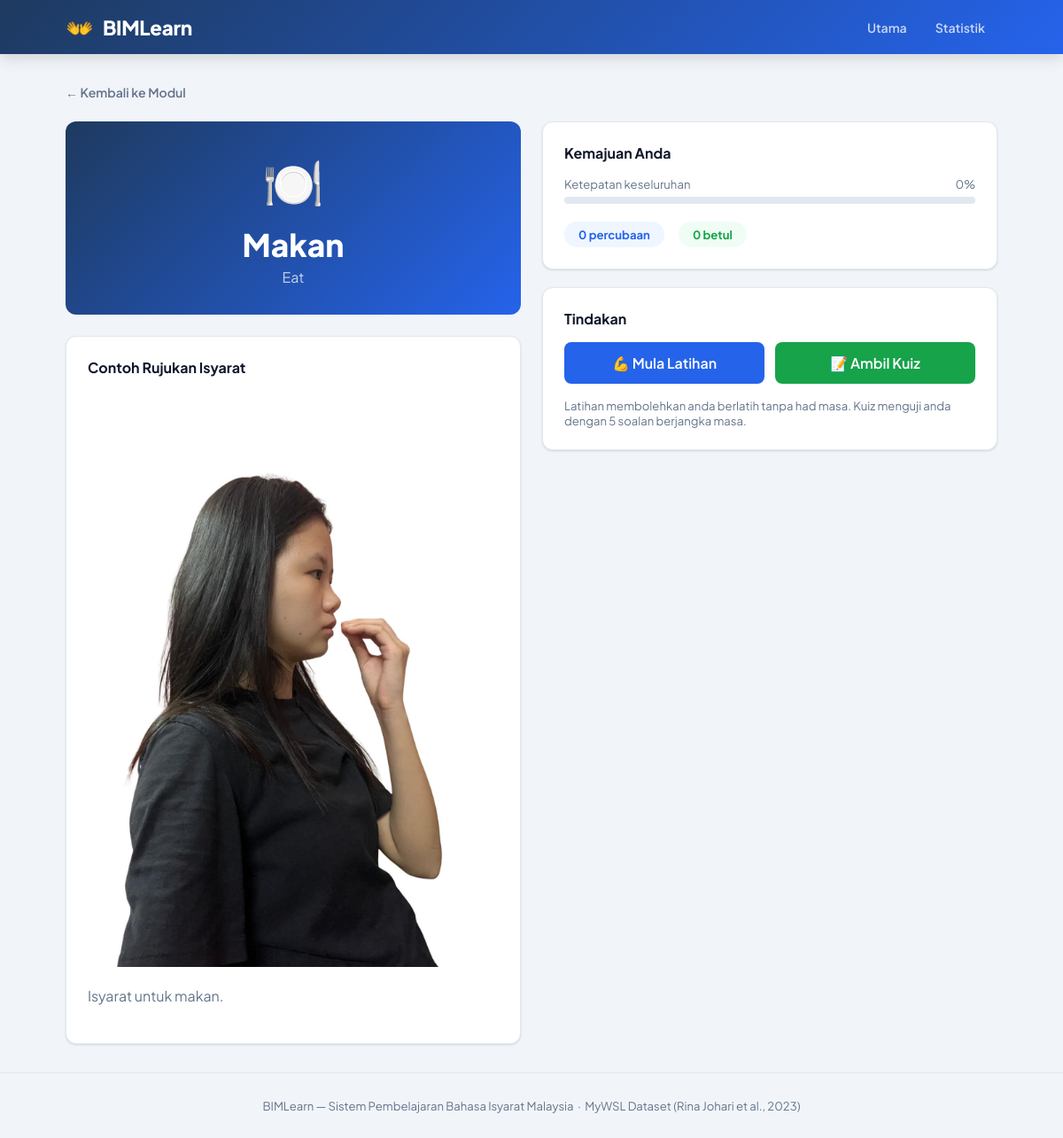
The page /module/makan on the database its author committed.
### models.py (models this page shows, shortened)
class Word(db.Model):
    __tablename__ = "words"
    id          = db.Column(db.Integer, primary_key=True)
    slug        = db.Column(db.String(32), unique=True, nullable=False)  # "makan"
    label_ms    = db.Column(db.String(64), nullable=False)               # "Makan"
    label_en    = db.Column(db.String(64), nullable=False)               # "Eat"
    emoji       = db.Column(db.String(8),  nullable=False)
    description = db.Column(db.Text, default="")
    progress    = db.relationship("ModuleProgress",  back_populates="word", uselist=False)
    practices   = db.relationship("PracticeAttempt", back_populates="word")
    quiz_items  = db.relationship("QuizAttempt",     back_populates="target_word")

class ModuleProgress(db.Model):
    __tablename__ = "module_progress"
    id           = db.Column(db.Integer, primary_key=True)
    word_id      = db.Column(db.Integer, db.ForeignKey("words.id"), unique=True, nullable=False)
    progress_pct = db.Column(db.Float,   default=0.0)      # 0–100
    attempts     = db.Column(db.Integer, default=0)
    correct      = db.Column(db.Integer, default=0)
    last_seen    = db.Column(db.DateTime, nullable=True)
    word         = db.relationship("Word", back_populates="progress")

### app.py (the view)
    @app.route("/module/<slug>")
    def module(slug):
        word = Word.query.filter_by(slug=slug).first_or_404()
        return render_template("module.html", word=word)

### templates/module.html (shortened to what this page needs)
{% extends "base.html" %}
{% block content %}
<a class="back-link" href="/">← Kembali ke Modul</a>
{% set prog = word.progress %}
{% set pct  = prog.progress_pct if prog else 0 %}
<div class="module-layout">
  <div>
    <div class="word-hero">
      <div class="emoji">{{ word.emoji }}</div>
      <h1>{{ word.label_ms }}</h1>
      <div class="en">{{ word.label_en }}</div>
    </div>
    <div class="card">
      <div style="font-weight:700;margin-bottom:12px;">Contoh Rujukan Isyarat</div>
      <img src="/static/signs/{{ word.slug }}.jpg"
      class="ref-img" alt="{{ word.label_ms }}">
      <div class="desc-box">{{ word.description }}</div>
    </div>
  </div>
  <div>
    <div class="card" style="margin-bottom:20px;">
      <div style="font-weight:700;margin-bottom:16px;">Kemajuan Anda</div>
      <div style="display:flex;justify-content:space-between;font-size:.82rem;color:var(--muted);margin-bottom:6px;">
        <span>Ketepatan keseluruhan</span><span>{{ pct|int }}%</span>
      </div>
      <div class="progress-track" style="margin-bottom:20px;">
      </div>
      <div class="stat-row">
        <div class="stat-pill">{{ (prog.attempts if prog else 0) }} percubaan</div>
        <div class="stat-pill green">{{ (prog.correct if prog else 0) }} betul</div>
      </div>
    </div>
    <div class="card">
      <div style="font-weight:700;margin-bottom:16px;">Tindakan</div>
      <div class="action-row">
        <a class="btn btn-blue btn-lg" href="/practice/{{ word.slug }}">
          💪 Mula Latihan
        </a>
        <a class="btn btn-green btn-lg" href="/quiz/{{ word.slug }}">
          📝 Ambil Kuiz
        </a>
      </div>
      <p style="margin-top:16px;font-size:.82rem;color:var(--muted);">
        Latihan membolehkan anda berlatih tanpa had masa.
        Kuiz menguji anda dengan 5 soalan berjangka masa.
      </p>
    </div>
  </div>
</div>
{% endblock %}

### templates/base.html (style rules this page uses)
*, *::before, *::after { box-sizing: border-box; margin: 0; padding: 0; }
:root { --blue: #2563eb; --blue-d: #1d4ed8; --blue-l: #eff6ff; --green: #16a34a; --green-l: #f0fdf4; --red: #dc2626; --red-l: #fef2f2; --amber: #d97706; --amber-l: #fffbeb; --bg: #f1f5f9; --white: #ffffff; --border: #e2e8f0; --text: #0f172a; --muted: #64748b; --radius: 12px; --shadow: 0 1px 3px rgba(0,0,0,.08), 0 1px 2px rgba(0,0,0,.06); --shadow-md: 0 4px 12px rgba(0,0,0,.08); }
body { font-family: 'Plus Jakarta Sans', sans-serif; background: var(--bg); color: var(--text); min-height: 100vh; display: flex; flex-direction: column; }
.card { background: var(--white); border-radius: var(--radius); border: 1px solid var(--border); box-shadow: var(--shadow); padding: 24px; }
.btn { display: inline-flex; align-items: center; justify-content: center; gap: 6px; padding: 9px 20px; border-radius: 8px; font-family: inherit; font-size: .9rem; font-weight: 600; cursor: pointer; border: none; text-decoration: none; transition: filter .15s, transform .1s; }
.btn-blue { background: var(--blue); color: #fff; }
.btn-green { background: var(--green); color: #fff; }
.btn-lg { padding: 13px 28px; font-size: 1rem; }
.progress-track { height: 8px; background: var(--border); border-radius: 99px; overflow: hidden; }

### rows shown on the page
Word: emoji "🍽️", label_ms "Makan", label_en "Eat", slug (picture), description "Isyarat untuk makan."
ModuleProgress: progress_pct "0", attempts "0", correct "0"
